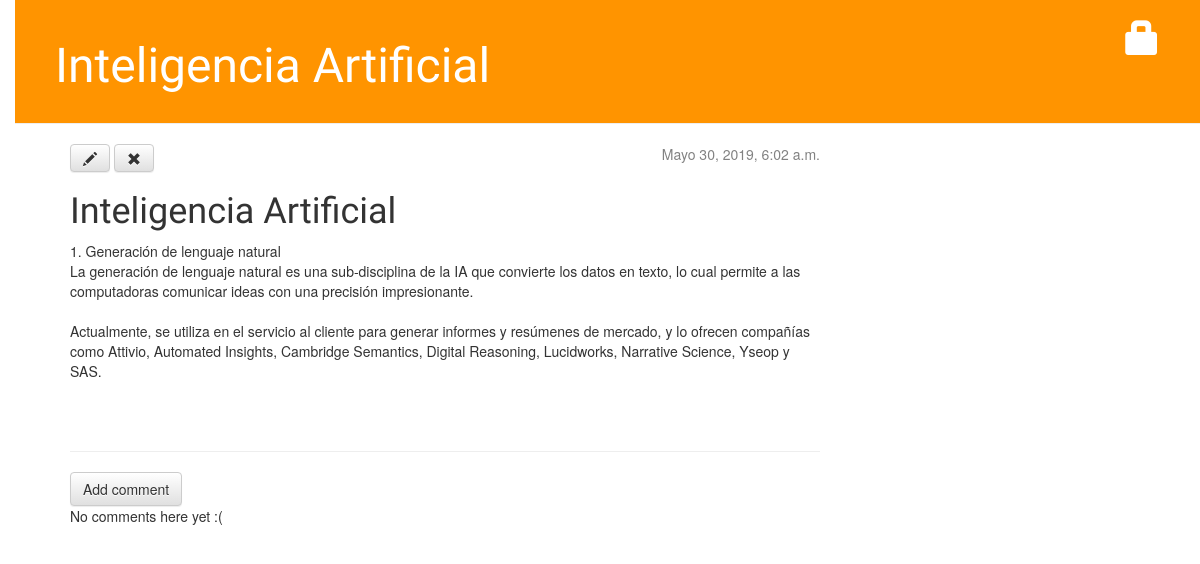
/post/1/, run on an earlier commit of the app's database.
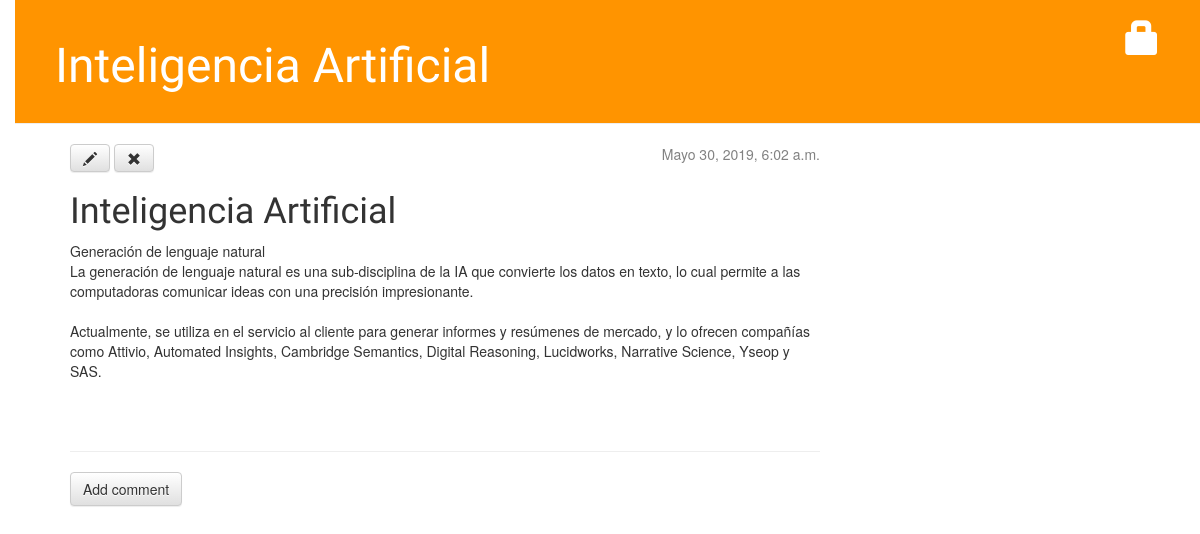
And on a later commit of the database.
### blog/models.py (models this page shows, shortened)
class Post(models.Model):
	author = models.ForeignKey('auth.User', on_delete=models.CASCADE)
	title = models.CharField(max_length=200)
	text = models.TextField()
	created_date = models.DateTimeField(default=timezone.now)
	published_date = models.DateTimeField(blank=True, null=True)

### blog/views.py (the view)
# urls.py: path('post/<int:pk>/', views.post_detail, name='post_detail'),
def post_detail(request, pk):
	post = get_object_or_404(Post, pk=pk)
	return render(request, 'blog/post_detail.html', {'post': post})

### blog/templates/blog/post_detail.html
{% extends 'blog/base.html' %}
{% block content %}
	<div class="post">
		{% if post.published_date %}
			<div class="date">
				{{ post.published_date }}
			</div>
		{% else %}
			<a class="btn btn-default" href="{% url 'post_publish' pk=post.pk %}">Publish</a>
		{% endif %}
		<a class="btn btn-default" href="{% url 'post_edit' pk=post.pk %}"><span class="glyphicon glyphicon-pencil"></span></a>
		<a class="btn btn-default" href="{% url 'post_remove' pk=post.pk %}"><span class="glyphicon glyphicon-remove"></span></a>
		<h1>{{ post.title }}</h1>
		<p>{{ post.text|linebreaksbr }}</p>
	</div>
	<hr>
	<a class="btn btn-default" href="{% url 'add_comment_to_post' pk=post.pk %}">Add comment</a>
	{% for comment in post.comments.all %}
		{% if user.is_authenticated or comment.approved_comment %}
		<div class="comment">
			<div class="date">
				{{ comment.created_date }}
				{% if not comment.approved_comment %}
					<a class="btn btn-default" href="{% url 'comment_remove' pk=comment.pk %}"><span class="glyphicon glyphicon-remove"></span></a>
					<a class="btn btn-default" href="{% url 'comment_approve' pk=comment.pk %}"><span class="glyphicon glyphicon-ok"></span></a>
				{% endif %}
			</div>
			<strong>{{ comment.author }}</strong>
			<p>{{ comment.text|linebreaks }}</p>
		</div>
		{% endif %}
	{% empty %}
		<p>No comments here yet :(</p>
	{% endfor %}
{% endblock %}

What changed in the data, as far as the page shows it:
changed Post "Inteligencia Artificial": text "1. Generación de lenguaje natural…" → "Generación de lenguaje natural…"
Also different on the page:
text no longer shown: "No comments here yet :("
